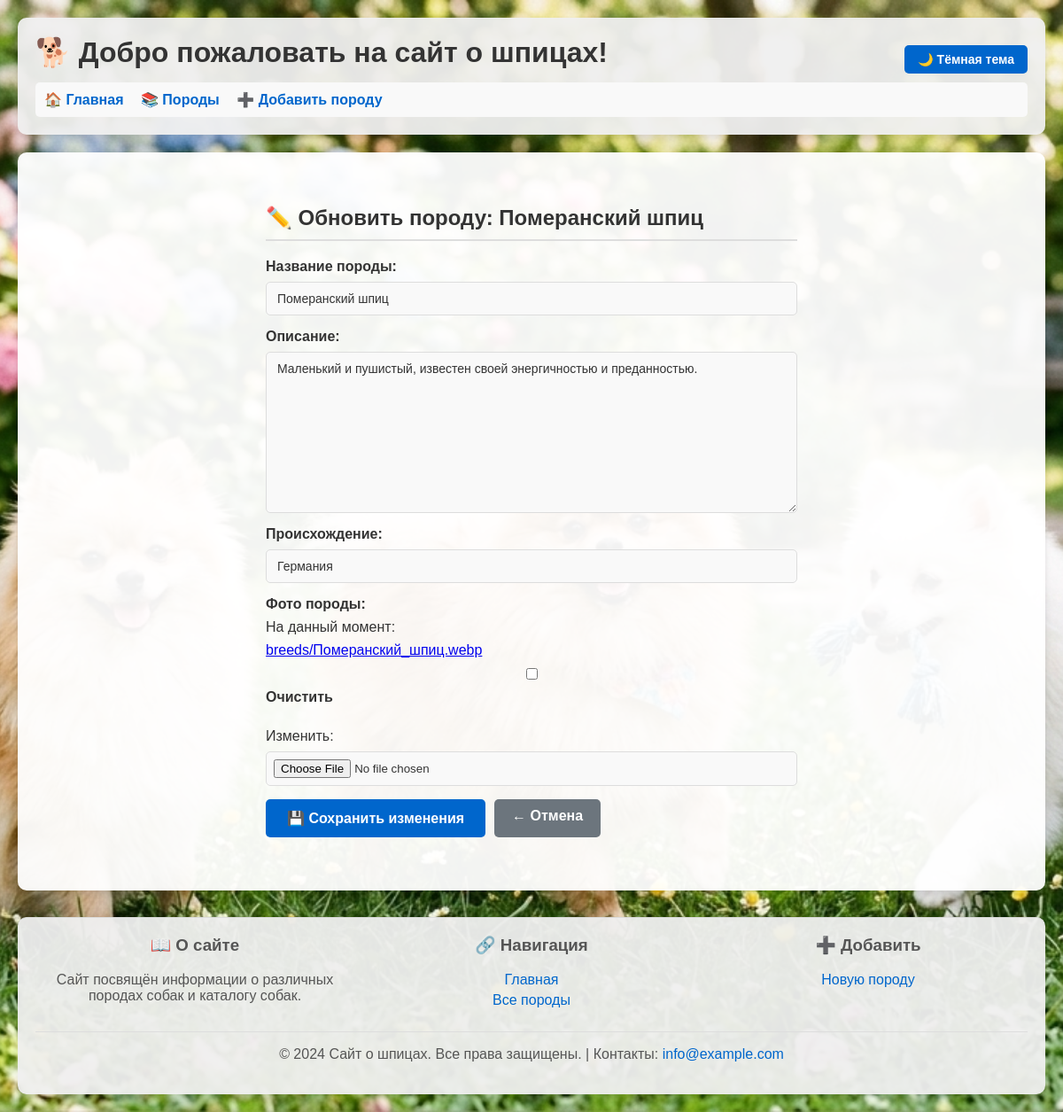
The page /breed/2/update/ on the database its author committed.
### Shpic_Grumming/models.py (models this page shows, shortened)
class Breed(models.Model):
    name = models.CharField(max_length=100, verbose_name="Название породы")
    description = models.TextField(verbose_name="Описание")
    origin = models.CharField(max_length=100, verbose_name="Происхождение")
    image = models.ImageField(upload_to='breeds/', blank=True, null=True, verbose_name="Фото породы")
    class Meta:
        verbose_name = "Порода"
        verbose_name_plural = "Породы"

### Shpic_Grumming/views.py (the view, shortened to what this page needs)
# urls.py: path('breed/<int:breed_id>/update/', views.BreedUpdateView.as_view(), name='breed_update'),
class BreedUpdateView(UpdateView):
    model = Breed
    template_name = 'breed_update.html'
    context_object_name = 'breed'
    fields = ['name', 'description', 'origin', 'image']
    pk_url_kwarg = 'breed_id'

### Shpic_Grumming/templates/breed_update.html (shortened to what this page needs)
{% extends 'base.html' %}
{% block content %}
<div class="form-container">
    <h2 class="form-title">✏️ Обновить породу: {{ breed.name }}</h2>
    <form method="post" enctype="multipart/form-data">
        {{ form.as_p }}
        <div class="button-group">
            <button type="submit" class="btn">💾 Сохранить изменения</button>
            <a href="{% url 'breed_detail' breed_id=breed.id %}" class="btn btn-secondary">← Отмена</a>
        </div>
    </form>
</div>
{% endblock %}

### Shpic_Grumming/static/css/styles.css (style rules this page uses)
:root { --bg-body: #ffffff; --bg-header: rgba(240, 240, 240, 0.95); --bg-content: rgba(255, 255, 255, 0.95); --bg-card: #f9f9f9; --text-primary: #333; --text-secondary: #555; --border-color: #ddd; --link-color: #0066cc; --shadow: rgba(0, 0, 0, 0.1); --shadow-light: rgba(0,0,0,0.05); --shadow-card: rgba(0,0,0,0.08); }
body { font-family: Arial, sans-serif; margin: 0; padding: 20px; background-image: url("../background.png"); background-size: cover; background-repeat: no-repeat; background-attachment: fixed; background-position: center; background-color: var(--bg-body); color: var(--text-primary); transition: background-color 0.3s, color 0.3s; }
.form-container { max-width: 600px; margin: 0 auto; padding: 20px; }
form { display: flex; flex-direction: column; gap: 15px; }
form p { display: flex; flex-direction: column; gap: 8px; margin: 0; }
form label { font-weight: bold; color: var(--text-primary); }
form input[type="text"], form input[type="number"], form input[type="email"], form input[type="url"], form input[type="date"], form textarea, form select { padding: 10px 12px; border: 1px solid var(--border-color); border-radius: 5px; background-color: var(--bg-card); color: var(--text-primary); font-family: Arial, sans-serif; font-size: 14px; transition: border-color 0.3s, box-shadow 0.3s; }
form textarea { resize: vertical; min-height: 120px; font-family: Arial, sans-serif; }
form input[type="file"] { padding: 8px; border: 1px solid var(--border-color); border-radius: 5px; background-color: var(--bg-card); color: var(--text-primary); }
form button[type="submit"] { align-self: flex-start; background-color: var(--link-color); color: white; padding: 12px 24px; border: none; border-radius: 5px; cursor: pointer; font-weight: bold; font-size: 16px; transition: opacity 0.3s; }
.form-title { margin-bottom: 20px; padding-bottom: 10px; border-bottom: 2px solid var(--border-color); }
.button-group { display: flex; gap: 10px; margin-bottom: 20px; flex-wrap: wrap; }
.btn { background-color: var(--link-color); color: white; padding: 10px 20px; border: none; border-radius: 5px; cursor: pointer; text-decoration: none; font-weight: bold; display: inline-block; transition: opacity 0.3s; }
.btn-secondary { background-color: #6c757d; }

### rows shown on the page
Breed: name "Померанский шпиц", description "Маленький и пушистый, известен своей энергичностью и преданностью.", origin "Германия"
